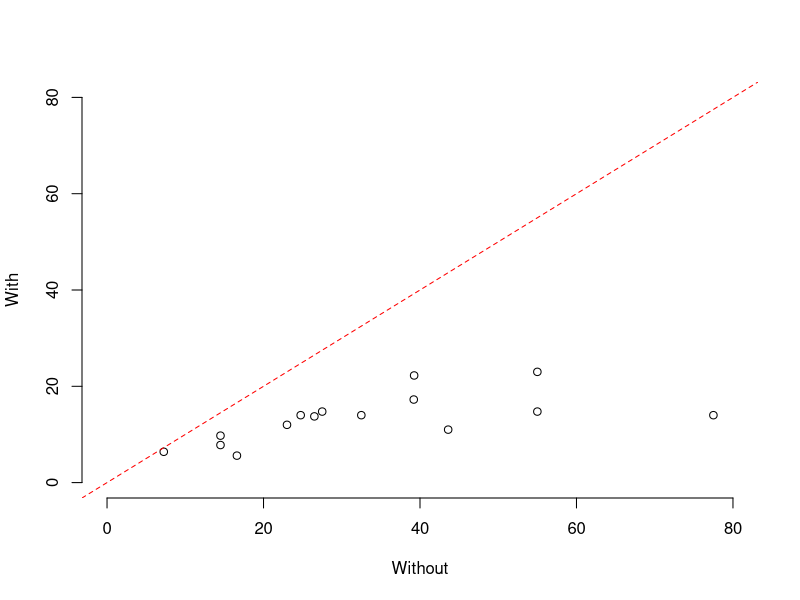
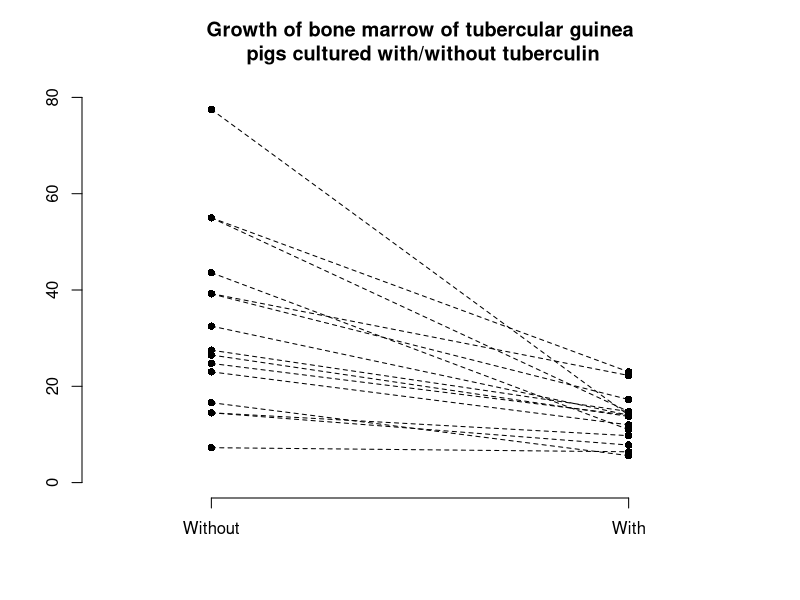

Recreate these plots in R, in order. (Note: this script raises an error after producing the figures.)
options(digits = 5, show.signif.stars = FALSE)

# GROWTH OF BONE MARROW OF TUBERCULAR GUINEA 
# PIGS CULTURED WITH/WITHOUT TUBERCULIN 
# Table 11.1, Simple Experimental Designs, page 282 of 
# Bliss, C.I., Statistics in Biology, Volume 1, McGraw-Hill, 1967
# 	y1 = "without" and y2 = "with"

y1 = c(39.2, 14.5, 27.5, 14.5, 32.5, 43.6, 77.5, 55, 55, 7.25, 23, 39.25, 24.75, 26.5, 16.6)
y2 = c(17.25, 7.8, 14.75, 9.75, 14, 11, 14, 14.75, 23, 6.4, 12, 22.25, 14, 13.75, 5.6)

plot(y1, y2, xlim = c(0,80), ylim = c(0,80), axes = FALSE, xlab = "Without", ylab = "With")
axis(1); axis(2); abline(c(0,1), col = "red", lty = 2)

n = length(y1); xx = c(rep(1,n),rep(2,n)); yy = c(y1,y2)
plot(xx, yy, xlim = c(0.75,2.25), ylim = c(0,80), axes = FALSE, xlab = "", ylab = "", type = "n")
axis(2) ;  axis(1, at = c(1,2), labels = c("Without","With"))
title(main = "Growth of bone marrow of tubercular guinea\n pigs cultured with/without tuberculin")
segments(rep(1,n), y1, rep(2,n), y2, lty=2)
points(xx, yy, pch = 16)


s = y1 + y2
d = y1 - y2

t.test(d)



plot(x,y)
plot(s,d)

slr = lm(d ~ I(s-mean(s)))
summary(slr)










